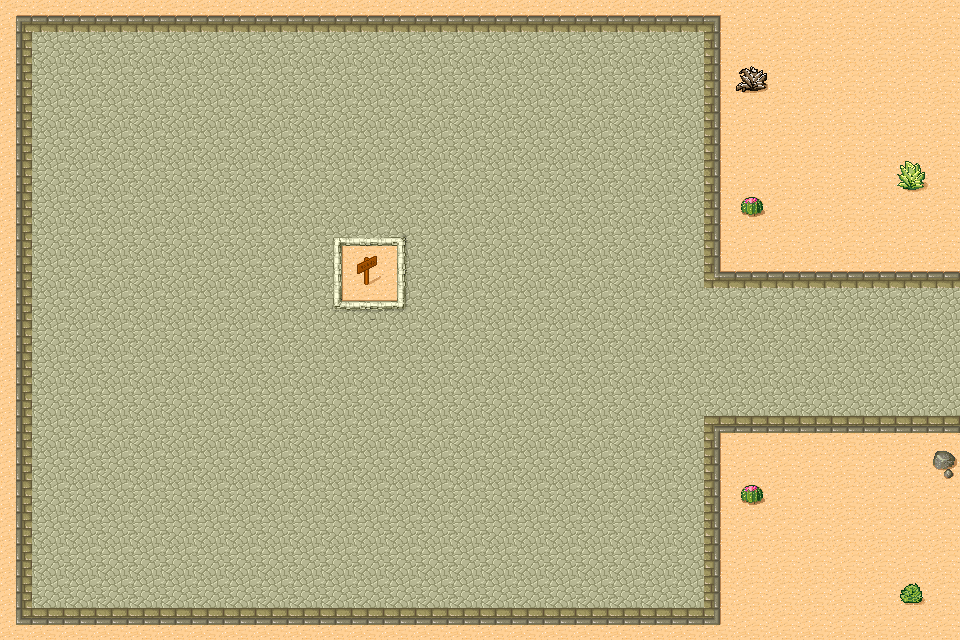

The image is a tile-based game level rendered from a .tmx file. Its description and complete source (layers, tilesets, objects, tile grids) follow:
An orthogonal 30x20 tile map with 32x32 px tiles, 1 tile layer (Tile Layer 1).

<map version="1.10" tiledversion="1.11.2" orientation="orthogonal" renderorder="right-down" width="30" height="20" tilewidth="32" tileheight="32" infinite="0" nextlayerid="2" nextobjectid="1">
 <tileset firstgid="1" source="first_tileset.tsx" />
 <layer id="1" name="Tile Layer 1" width="30" height="20">
  <data encoding="csv">
1,2,2,2,2,2,2,2,2,2,2,2,2,2,2,2,2,2,2,2,2,2,3,30,30,30,30,30,30,30,
9,34,34,34,34,34,34,34,34,34,34,34,34,34,34,34,34,34,34,34,34,34,11,30,30,30,30,30,30,30,
9,34,34,34,34,34,34,34,34,34,34,34,34,34,34,34,34,34,34,34,34,34,11,39,30,30,30,30,30,30,
9,34,34,34,34,34,34,34,34,34,34,34,34,34,34,34,34,34,34,34,34,34,11,30,30,30,30,30,30,30,
9,34,34,34,34,34,34,34,34,34,34,34,34,34,34,34,34,34,34,34,34,34,11,30,30,30,30,30,30,30,
9,34,34,34,34,34,34,34,34,34,34,34,34,34,34,34,34,34,34,34,34,34,11,30,30,30,30,30,40,30,
9,34,34,34,34,34,34,34,34,34,34,34,34,34,34,34,34,34,34,34,34,34,11,31,30,30,30,30,30,30,
9,34,34,34,34,34,34,34,34,34,36,42,37,34,34,34,34,34,34,34,34,34,11,30,30,30,30,30,30,30,
9,34,34,34,34,34,34,34,34,34,35,46,33,34,34,34,34,34,34,34,34,34,28,2,2,2,2,2,2,2,
9,34,34,34,34,34,34,34,34,34,44,26,45,34,34,34,34,34,34,34,34,34,34,34,34,34,34,34,34,34,
9,34,34,34,34,34,34,34,34,34,34,34,34,34,34,34,34,34,34,34,34,34,34,34,34,34,34,34,34,34,
9,34,34,34,34,34,34,34,34,34,34,34,34,34,34,34,34,34,34,34,34,34,34,34,34,34,34,34,34,34,
9,34,34,34,34,34,34,34,34,34,34,34,34,34,34,34,34,34,34,34,34,34,34,34,34,34,34,34,34,34,
9,34,34,34,34,34,34,34,34,34,34,34,34,34,34,34,34,34,34,34,34,34,20,18,18,18,18,18,18,18,
9,34,34,34,34,34,34,34,34,34,34,34,34,34,34,34,34,34,34,34,34,34,11,30,30,30,30,30,30,32,
9,34,34,34,34,34,34,34,34,34,34,34,34,34,34,34,34,34,34,34,34,34,11,31,30,30,30,30,30,30,
9,34,34,34,34,34,34,34,34,34,34,34,34,34,34,34,34,34,34,34,34,34,11,30,30,30,30,30,30,30,
9,34,34,34,34,34,34,34,34,34,34,34,34,34,34,34,34,34,34,34,34,34,11,30,30,30,30,30,30,30,
9,34,34,34,34,34,34,34,34,34,34,34,34,34,34,34,34,34,34,34,34,34,11,30,30,30,30,30,48,30,
17,18,18,18,18,18,18,18,18,18,18,18,18,18,18,18,18,18,18,18,18,18,19,30,30,30,30,30,30,30
</data>
 </layer>
</map>
